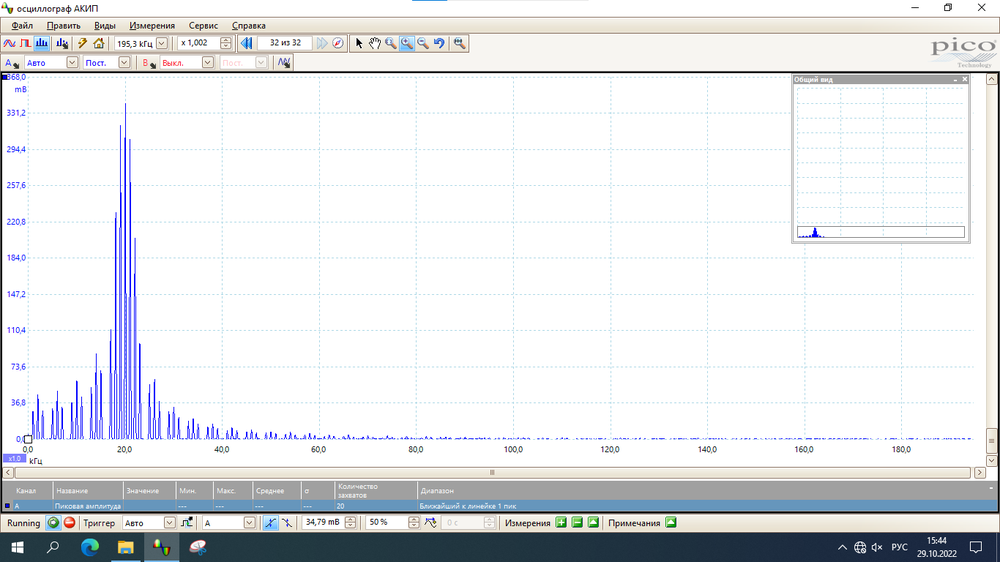
#> input picture 3.6.1/pic_A/A7/синус(V = 20 кГц, Т = 1 мс, Н(эн) = 5).png, 1000 x 562 px, shrunk from 1366 x 768 before the run; its folder holds only this picture in this run
$ jupyter execute --allow-errors 3.6.1.ipynb
#> lines starting #> are read from the running program, lines starting #| are printed output that depends on the picture
## Пункт А

### Параметры:
$\nu_{повт}$ = 1 кГц, $\tau$ = 50 мкс

[cell 1]
import os
import matplotlib.pyplot as plt
from PIL import Image

pictures = os.listdir('pic_A/A7/')
pictures = list(filter(lambda x: os.path.isfile('pic_A/A7/' + x), pictures))
pictures = sorted(pictures, key=lambda x: '50' in x)

# Создадим фигуру размером 16 на 4 дюйма
pic_box = plt.figure(figsize=(20,10))

# Поочередно считываем в переменную picture имя изображения из списка pictures. В переменную i записываем номер итерации
for i, picture in enumerate(pictures):
    # считываем изображение в picture
    picture1 = Image.open('pic_A/A7/' + picture)
#> picture1 is the input picture: PIL image 1000x562 RGBA; mean R, G, B, A 227, 228.7, 231.2, 255
    # добавляем ячейку в pix_box для вывода текущего изображения
    a = pic_box.add_subplot(3,3,i+1)
    a.set_title(picture)
    plt.imshow(picture1)
    # отключаем отображение осей
    plt.axis('off')
plt.show()

A10

[cell 2]
import numpy as np
delta_n = np.array([4.987, 5.803, 6.991, 8.053, 10.04, 13.5, 20.15])     # kHz
tau = np.array([200, 175, 150, 125, 100, 75, 50])         # mkSec
obrat_tau = 1/tau

[cell 3]
def prepare_plot(name_x, name_y):
    fig, ax = plt.subplots(figsize = (10, 8))
    ax.minorticks_on()
    ax.grid(which = 'major')
    ax.grid(which = 'minor', linestyle = ':')
    ax.set_ylabel(name_x)
    ax.set_xlabel(name_y)
    return ax
def drow_line(ax_cur, x, y, x_err, y_err, line_color):
    ax_cur.errorbar(x, y, xerr=x_err, yerr=y_err, fmt='o', color=line_color)
    p = np.polyfit(x, y, 1)
    ya = np.polyval(p, x)
    ax_cur.plot(x, ya, linestyle='dashed', color=line_color)
    k = (ya[1] - ya[0]) / (x[1] - x[0])
    print(k, '(' + line_color + ')')

[cell 4]
ax_1 = prepare_plot("$\Delta \\nu, kHz$", "$1/\\tau, 1/mSec$")
drow_line(ax_1, obrat_tau * 1000, delta_n, 0, 0, 'red')
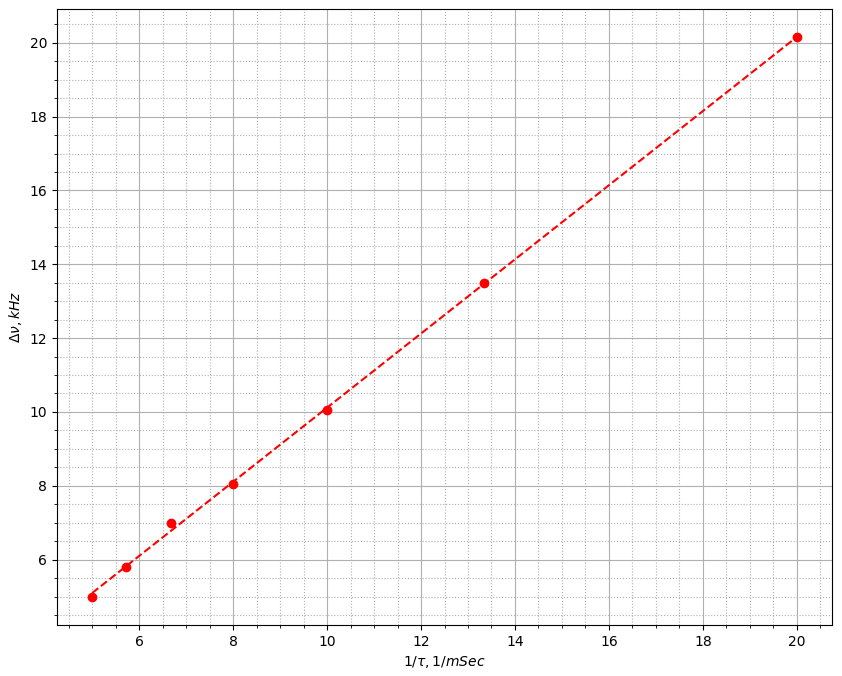
#> figure drawn by matplotlib, 1 panel

B14

[cell 5]
import os
import matplotlib.pyplot as plt
from PIL import Image

#> (the rest of this cell did not finish here and is left out)

Комментарий:

V - частота синусоидального сигнала в цуге

Т - периодичность повторения цугов

N - количество пиков в цуге (количество периодов синусоидального сигнала, укладывающихся в цуге)

[cell 6]
import pandas as pd
data = pd.DataFrame()
data["T"] = np.array([3, 0.2, 0.8, 1.6, 2, 2.5, 3.2, 3.8, 5, 4.5])
data["1/T"] = 1/data["T"]
data["nu"] = np.array([0.325, 5, 1.236, 0.617, 0.471, 0.381, 0.303, 0.284, 0.197, 0.224])
data.sort_values(by="T")

[cell 7]
ax2 = prepare_plot("T, mSec", "$\\nu, kHz$")
drow_line(ax2, data["1/T"], data["nu"], 0, 0, "green")
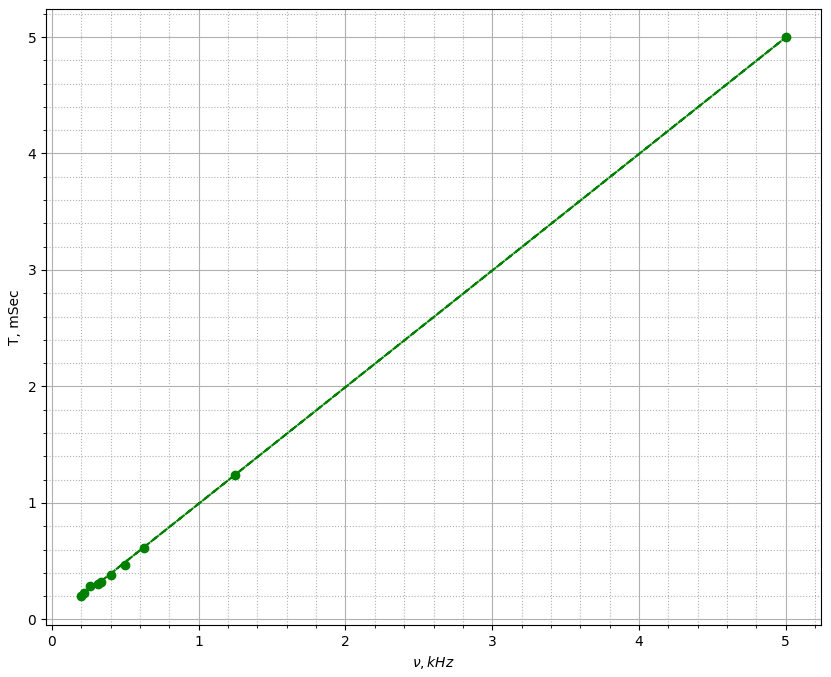
#> figure drawn by matplotlib, 1 panel

Г24

[cell 8]
last_data = pd.DataFrame()
last_data["m"] = np.array([10, 30, 50, 75, 100]) / 100
last_data["a_b"] = np.array([0.0032, 0.095, 0.159, 0.238, 0.318])
last_data["a_o"] = 0.651
last_data["b/o"] = last_data["a_b"] / last_data["a_o"]

[cell 9]
ax3 = prepare_plot("$a_бок / a_осн$", "$m$")
drow_line(ax3, last_data["m"], last_data["b/o"], 0, 0, "orange")
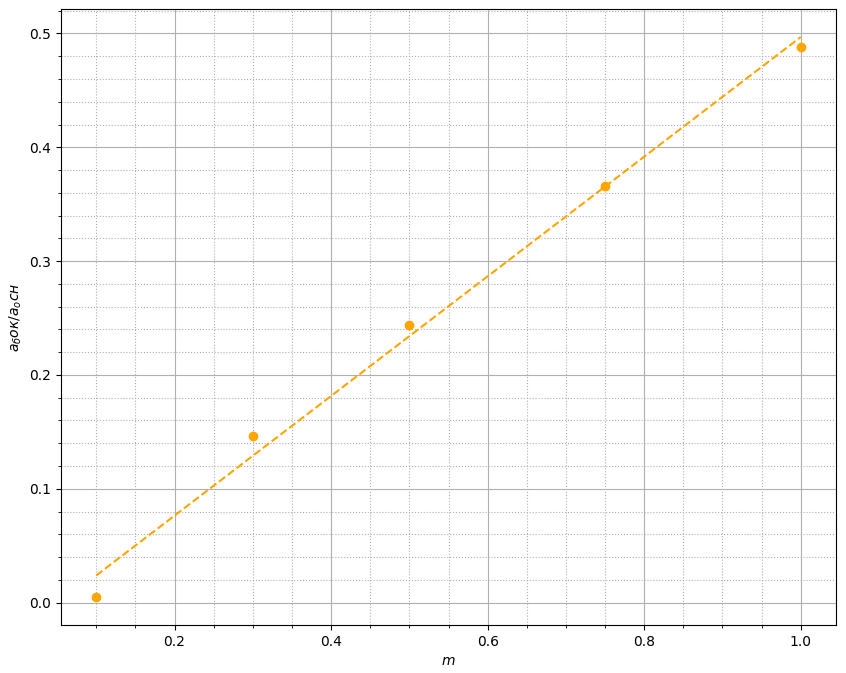
#> figure drawn by matplotlib, 1 panel
